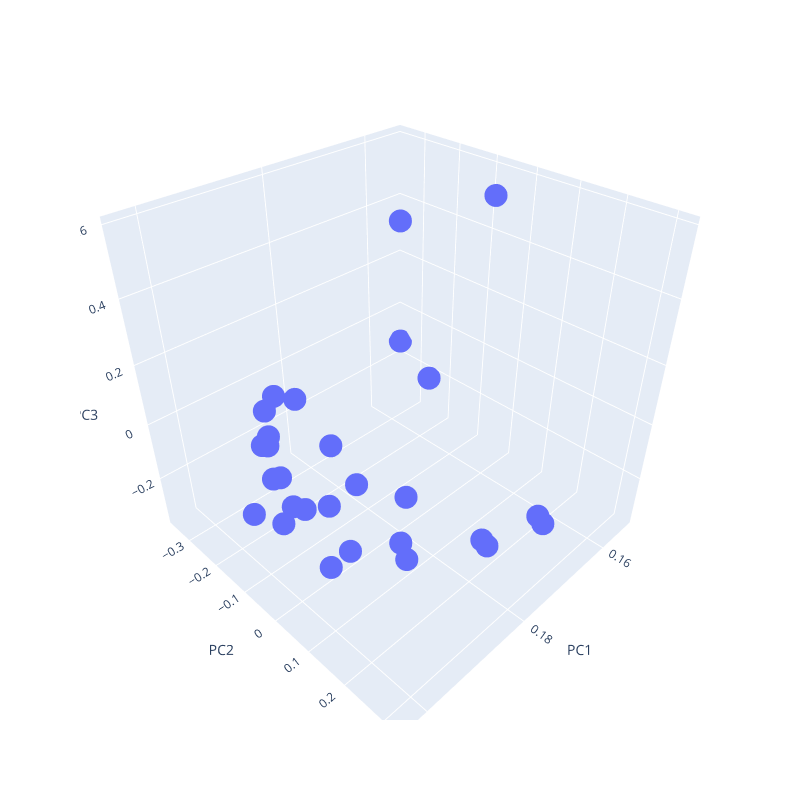

Write notebook code for a chart like this one.
### Code cell
pca_3d(pca_c_lokacije)

### Figure 1 — Plotly figure (JSON) as saved in the notebook; plotly's stock layout.template omitted (floating-point values rounded to 4 significant figures)
{"data": [{"hovertemplate": "<b>%{hovertext}</b><br><br>PC1=%{x}<br>PC2=%{y}<br>PC3=%{z}<extra></extra>", "hovertext": ["Kuželj-Gorski kotar", "Iševnica- Gorski kotar", "centar Karlovca", "ušće u Kupu", "Zagrebačka županija", "Stubičke Toplice", " Istra", " Istra", " Istra", "Jurovo - Jurovski Brod (utok Lahinje - lijevi pritok)", "Ozalj", "Metković-Doljani", "Metković-Unka", "Metković-most", "ušće", "Mijači", "Striježevica", "Petrinja (kupalište)", "Sisak (Stari grad)", "Sisak (Stari grad)", "Zagreb (Savski Kamenji - toplana)", "Prošćansko jezero", "Belavići-kamp Slapić", "Duga Resa-gradsko kupalište", "Severin na Kupi-kupalište Klanac", "Ozalj-gradsko kupalište", "Slunj-kupalište Rastoke", "Karlovac-Foginovo kupalište"], "legendgroup": "", "marker": {"color": "#636efa", "symbol": "circle"}, "mode": "markers", "name": "", "scene": "scene", "showlegend": false, "type": "scatter3d", "x": [0.2033, 0.1849, 0.1998, 0.1677, 0.1935, 0.1958, 0.1836, 0.1761, 0.194, 0.1935, 0.1616, 0.2001, 0.1968, 0.1945, 0.1785, 0.1925, 0.1537, 0.1837, 0.1929, 0.1997, 0.1913, 0.1863, 0.1777, 0.2028, 0.2006, 0.1849, 0.1988, 0.1917], "y": [0.03391, 0.1356, -0.03146, -0.1663, -0.1867, -0.1376, 0.2713, 0.3176, 0.1925, 0.1981, 0.001539, 0.00466, -0.1415, -0.171, -0.1612, -0.1046, -0.3555, -0.2702, 0.1928, 0.09431, -0.1971, -0.1125, 0.3187, -0.06901, 0.1163, 0.272, 0.136, -0.2275], "z": [-0.002776, 0.3223, 0.04595, 0.4843, -0.01416, -0.09918, -0.111, -0.08786, -0.03642, 0.1118, 0.5907, -0.01507, 0.02726, -0.02276, -0.3507, -0.2258, -0.1348, -0.04004, -0.1089, -0.1436, 0.09576, -0.06479, -0.03876, -0.07644, 0.09723, -0.07112, -0.05463, 0.0269]}], "layout": {"autosize": false, "height": 800, "legend": {"tracegroupgap": 0}, "margin": {"t": 60}, "scene": {"domain": {"x": [0, 1], "y": [0, 1]}, "xaxis": {"title": {"text": "PC1"}}, "yaxis": {"title": {"text": "PC2"}}, "zaxis": {"title": {"text": "PC3"}}}, "width": 800}}
